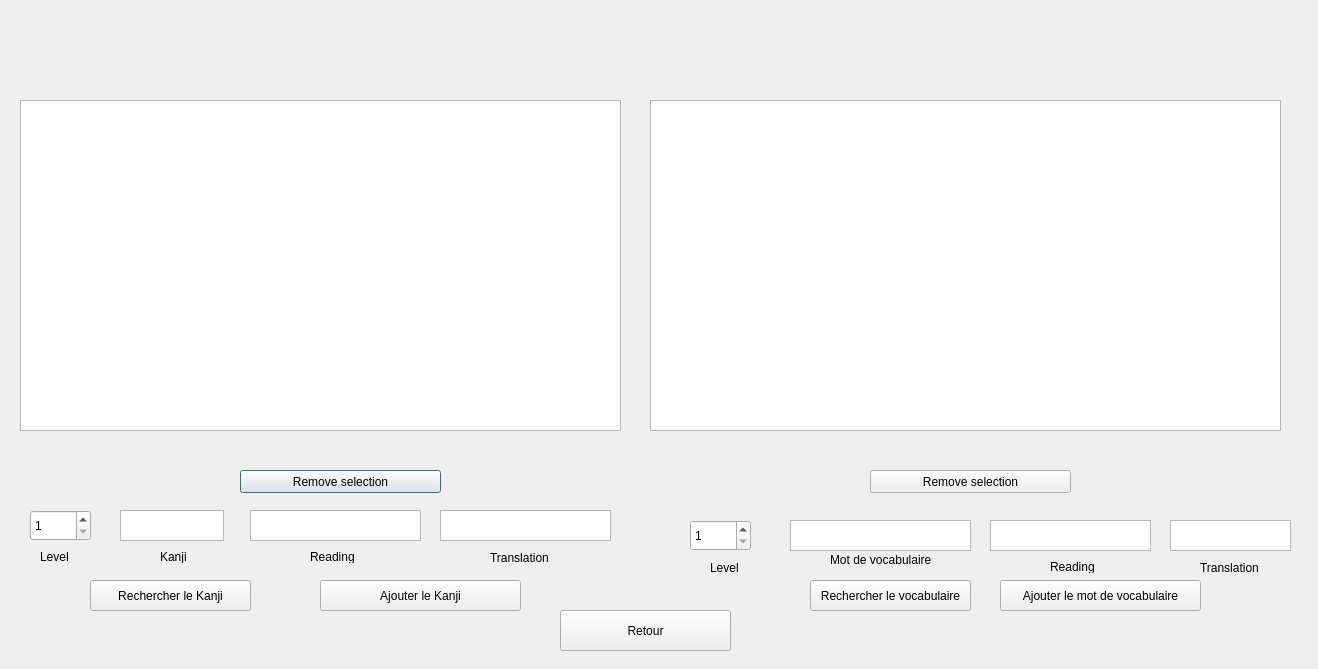
<?xml version="1.0" encoding="UTF-8"?>
<ui version="4.0">
 <class>dataManagerWindow</class>
 <widget class="QDialog" name="dataManagerWindow">
  <property name="geometry">
   <rect>
    <x>0</x>
    <y>0</y>
    <width>1318</width>
    <height>669</height>
   </rect>
  </property>
  <property name="windowTitle">
   <string>Dialog</string>
  </property>
  <widget class="QTableWidget" name="KanjiTable">
   <property name="geometry">
    <rect>
     <x>20</x>
     <y>100</y>
     <width>601</width>
     <height>331</height>
    </rect>
   </property>
  </widget>
  <widget class="QTableWidget" name="VocabularyTable">
   <property name="geometry">
    <rect>
     <x>650</x>
     <y>100</y>
     <width>631</width>
     <height>331</height>
    </rect>
   </property>
  </widget>
  <widget class="QPushButton" name="removeSelectionKanjiButton">
   <property name="geometry">
    <rect>
     <x>240</x>
     <y>470</y>
     <width>201</width>
     <height>23</height>
    </rect>
   </property>
   <property name="text">
    <string>Remove selection</string>
   </property>
  </widget>
  <widget class="QPushButton" name="removeSelectionVocabularyButton">
   <property name="geometry">
    <rect>
     <x>870</x>
     <y>470</y>
     <width>201</width>
     <height>23</height>
    </rect>
   </property>
   <property name="text">
    <string>Remove selection</string>
   </property>
  </widget>
  <widget class="QPushButton" name="addKanjiButton">
   <property name="geometry">
    <rect>
     <x>320</x>
     <y>580</y>
     <width>201</width>
     <height>31</height>
    </rect>
   </property>
   <property name="text">
    <string>Ajouter le Kanji</string>
   </property>
  </widget>
  <widget class="QPushButton" name="addVocabularyButton">
   <property name="geometry">
    <rect>
     <x>1000</x>
     <y>580</y>
     <width>201</width>
     <height>31</height>
    </rect>
   </property>
   <property name="text">
    <string>Ajouter le mot de vocabulaire</string>
   </property>
  </widget>
  <widget class="QPushButton" name="returnButton">
   <property name="geometry">
    <rect>
     <x>560</x>
     <y>610</y>
     <width>171</width>
     <height>41</height>
    </rect>
   </property>
   <property name="text">
    <string>Retour</string>
   </property>
  </widget>
  <widget class="QSpinBox" name="KanjiLvlEntry">
   <property name="geometry">
    <rect>
     <x>30</x>
     <y>510</y>
     <width>61</width>
     <height>31</height>
    </rect>
   </property>
   <property name="minimum">
    <number>1</number>
   </property>
   <property name="maximum">
    <number>5</number>
   </property>
  </widget>
  <widget class="QPlainTextEdit" name="KanjiEntry">
   <property name="geometry">
    <rect>
     <x>120</x>
     <y>510</y>
     <width>104</width>
     <height>31</height>
    </rect>
   </property>
  </widget>
  <widget class="QPlainTextEdit" name="KanjiReadingEntry">
   <property name="geometry">
    <rect>
     <x>250</x>
     <y>510</y>
     <width>171</width>
     <height>31</height>
    </rect>
   </property>
  </widget>
  <widget class="QPlainTextEdit" name="KanjiTranslationEntry">
   <property name="geometry">
    <rect>
     <x>440</x>
     <y>510</y>
     <width>171</width>
     <height>31</height>
    </rect>
   </property>
  </widget>
  <widget class="QLabel" name="label">
   <property name="geometry">
    <rect>
     <x>40</x>
     <y>550</y>
     <width>47</width>
     <height>13</height>
    </rect>
   </property>
   <property name="text">
    <string>Level</string>
   </property>
  </widget>
  <widget class="QLabel" name="label_2">
   <property name="geometry">
    <rect>
     <x>160</x>
     <y>550</y>
     <width>47</width>
     <height>13</height>
    </rect>
   </property>
   <property name="text">
    <string>Kanji</string>
   </property>
  </widget>
  <widget class="QLabel" name="label_3">
   <property name="geometry">
    <rect>
     <x>310</x>
     <y>550</y>
     <width>47</width>
     <height>13</height>
    </rect>
   </property>
   <property name="text">
    <string>Reading</string>
   </property>
  </widget>
  <widget class="QLabel" name="label_4">
   <property name="geometry">
    <rect>
     <x>490</x>
     <y>550</y>
     <width>61</width>
     <height>16</height>
    </rect>
   </property>
   <property name="text">
    <string>Translation</string>
   </property>
  </widget>
  <widget class="QPlainTextEdit" name="VocabularyReadingEntry">
   <property name="geometry">
    <rect>
     <x>990</x>
     <y>520</y>
     <width>161</width>
     <height>31</height>
    </rect>
   </property>
  </widget>
  <widget class="QSpinBox" name="VocabularyLvlEntry">
   <property name="geometry">
    <rect>
     <x>690</x>
     <y>520</y>
     <width>61</width>
     <height>31</height>
    </rect>
   </property>
   <property name="minimum">
    <number>1</number>
   </property>
   <property name="maximum">
    <number>5</number>
   </property>
  </widget>
  <widget class="QPlainTextEdit" name="VocabularyTranslationEntry">
   <property name="geometry">
    <rect>
     <x>1170</x>
     <y>520</y>
     <width>121</width>
     <height>31</height>
    </rect>
   </property>
  </widget>
  <widget class="QLabel" name="label_5">
   <property name="geometry">
    <rect>
     <x>1050</x>
     <y>560</y>
     <width>47</width>
     <height>13</height>
    </rect>
   </property>
   <property name="text">
    <string>Reading</string>
   </property>
  </widget>
  <widget class="QLabel" name="label_6">
   <property name="geometry">
    <rect>
     <x>830</x>
     <y>550</y>
     <width>101</width>
     <height>20</height>
    </rect>
   </property>
   <property name="text">
    <string>Mot de vocabulaire</string>
   </property>
  </widget>
  <widget class="QLabel" name="label_7">
   <property name="geometry">
    <rect>
     <x>1200</x>
     <y>560</y>
     <width>61</width>
     <height>16</height>
    </rect>
   </property>
   <property name="text">
    <string>Translation</string>
   </property>
  </widget>
  <widget class="QLabel" name="label_8">
   <property name="geometry">
    <rect>
     <x>710</x>
     <y>560</y>
     <width>47</width>
     <height>16</height>
    </rect>
   </property>
   <property name="text">
    <string>Level</string>
   </property>
  </widget>
  <widget class="QPlainTextEdit" name="VocabularyEntry">
   <property name="geometry">
    <rect>
     <x>790</x>
     <y>520</y>
     <width>181</width>
     <height>31</height>
    </rect>
   </property>
  </widget>
  <widget class="QPushButton" name="searchKanjiButton">
   <property name="geometry">
    <rect>
     <x>90</x>
     <y>580</y>
     <width>161</width>
     <height>31</height>
    </rect>
   </property>
   <property name="text">
    <string>Rechercher le Kanji</string>
   </property>
  </widget>
  <widget class="QPushButton" name="searchVocabularyButton">
   <property name="geometry">
    <rect>
     <x>810</x>
     <y>580</y>
     <width>161</width>
     <height>31</height>
    </rect>
   </property>
   <property name="text">
    <string>Rechercher le vocabulaire</string>
   </property>
  </widget>
 </widget>
 <resources/>
 <connections/>
</ui>
